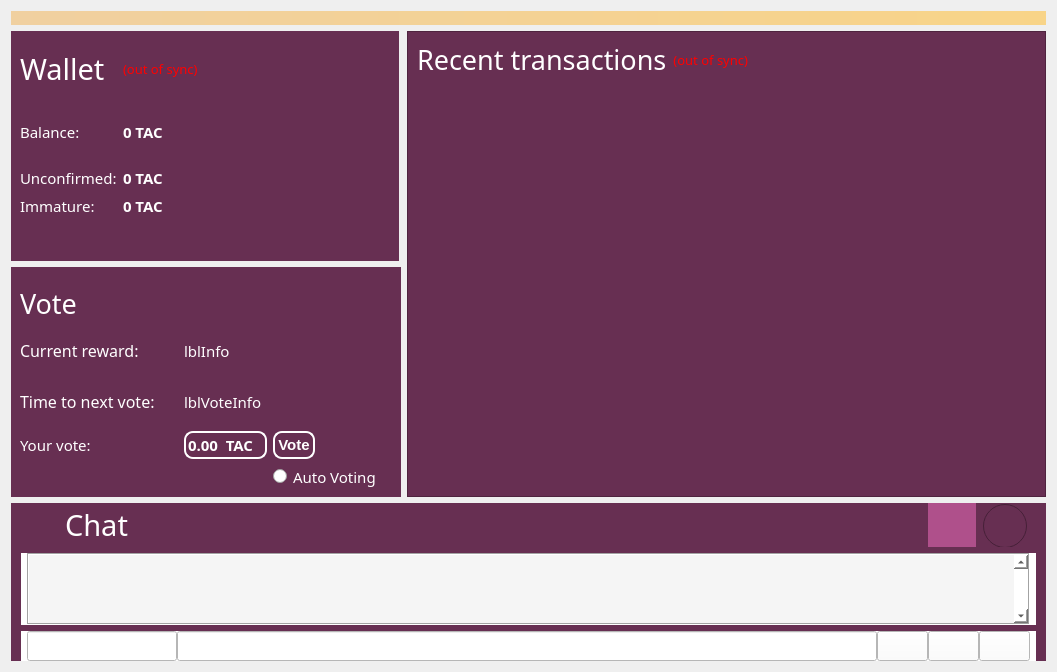
<?xml version="1.0" encoding="UTF-8"?>
<ui version="4.0">
 <class>OverviewPage</class>
 <widget class="QWidget" name="OverviewPage">
  <property name="windowModality">
   <enum>Qt::WindowModal</enum>
  </property>
  <property name="geometry">
   <rect>
    <x>0</x>
    <y>0</y>
    <width>1057</width>
    <height>655</height>
   </rect>
  </property>
  <property name="windowTitle">
   <string>Form</string>
  </property>
  <property name="styleSheet">
   <string notr="true">QToolTip {
     color: white;
     font-size:9pt;font-family:'Gill Sans MT';
     border: 4px solid ;
     border-radius: 13px;
     opacity: 700;
     border-color: rgb(89,38,68);
     background-color: rgb(62,29,67);
 }</string>
  </property>
  <layout class="QVBoxLayout" name="topLayout">
   <item>
    <widget class="QLabel" name="labelAlerts">
     <property name="visible">
      <bool>false</bool>
     </property>
     <property name="styleSheet">
      <string notr="true">background-color: qlineargradient(x1: 0, y1: 0, x2: 1, y2: 0, stop:0 #F0D0A0, stop:1 #F8D488); color:#000000;</string>
     </property>
     <property name="wordWrap">
      <bool>true</bool>
     </property>
     <property name="margin">
      <number>3</number>
     </property>
    </widget>
   </item>
   <item>
    <layout class="QHBoxLayout" name="horizontalLayout" stretch="0,1">
     <item>
      <layout class="QVBoxLayout" name="verticalLayout_2">
       <property name="spacing">
        <number>6</number>
       </property>
       <item>
        <widget class="QFrame" name="topleftframe">
         <property name="sizePolicy">
          <sizepolicy hsizetype="Fixed" vsizetype="Preferred">
           <horstretch>0</horstretch>
           <verstretch>0</verstretch>
          </sizepolicy>
         </property>
         <property name="minimumSize">
          <size>
           <width>388</width>
           <height>0</height>
          </size>
         </property>
         <property name="toolTip">
          <string/>
         </property>
         <property name="styleSheet">
          <string notr="true">QFrame {color: rgb(255, 255, 255);
background-color: rgb(103, 47, 82);
alternate-background-color: rgb(89, 38, 68);}
QToolTip {
     color: white;
     font-size:9pt;font-family:'Gill Sans MT';
     border: 4px solid ;
     border-radius: 13px;
     opacity: 700;
     border-color: rgb(89,38,68);
     background-color: rgb(62,29,67);
 }</string>
         </property>
         <layout class="QGridLayout" name="gridLayout_2">
          <item row="0" column="2">
           <widget class="QLabel" name="labelWalletStatus">
            <property name="sizePolicy">
             <sizepolicy hsizetype="Fixed" vsizetype="Preferred">
              <horstretch>0</horstretch>
              <verstretch>0</verstretch>
             </sizepolicy>
            </property>
            <property name="font">
             <font>
              <family>Gill Sans MT</family>
              <pointsize>10</pointsize>
             </font>
            </property>
            <property name="toolTip">
             <string>The displayed information may be out of date. Your wallet automatically synchronizes with the Talkcoin network after a connection is established, but this process has not completed yet.</string>
            </property>
            <property name="styleSheet">
             <string notr="true">QLabel { color: red; }</string>
            </property>
            <property name="text">
             <string notr="true">(out of sync)</string>
            </property>
            <property name="alignment">
             <set>Qt::AlignLeading|Qt::AlignLeft|Qt::AlignVCenter</set>
            </property>
           </widget>
          </item>
          <item row="0" column="3">
           <spacer name="horizontalSpacer_2">
            <property name="orientation">
             <enum>Qt::Horizontal</enum>
            </property>
            <property name="sizeHint" stdset="0">
             <size>
              <width>40</width>
              <height>20</height>
             </size>
            </property>
           </spacer>
          </item>
          <item row="0" column="4" alignment="Qt::AlignRight">
           <widget class="QLabel" name="lblLogo">
            <property name="text">
             <string/>
            </property>
            <property name="pixmap">
             <pixmap resource="../talkcoin.qrc">:/images/logo</pixmap>
            </property>
            <property name="scaledContents">
             <bool>false</bool>
            </property>
           </widget>
          </item>
          <item row="0" column="1">
           <widget class="QLabel" name="label_5">
            <property name="font">
             <font>
              <family>Gill Sans MT</family>
              <pointsize>22</pointsize>
              <weight>50</weight>
              <bold>false</bold>
             </font>
            </property>
            <property name="text">
             <string>Wallet</string>
            </property>
           </widget>
          </item>
          <item row="1" column="2">
           <widget class="QLabel" name="labelBalance">
            <property name="minimumSize">
             <size>
              <width>90</width>
              <height>0</height>
             </size>
            </property>
            <property name="font">
             <font>
              <family>Gill Sans MT</family>
              <pointsize>11</pointsize>
              <weight>75</weight>
              <bold>true</bold>
             </font>
            </property>
            <property name="cursor">
             <cursorShape>IBeamCursor</cursorShape>
            </property>
            <property name="toolTip">
             <string>Your current balance</string>
            </property>
            <property name="text">
             <string notr="true">0 TAC</string>
            </property>
            <property name="textInteractionFlags">
             <set>Qt::LinksAccessibleByMouse|Qt::TextSelectableByKeyboard|Qt::TextSelectableByMouse</set>
            </property>
           </widget>
          </item>
          <item row="1" column="1">
           <widget class="QLabel" name="label">
            <property name="font">
             <font>
              <family>Gill Sans MT</family>
              <pointsize>11</pointsize>
             </font>
            </property>
            <property name="text">
             <string>Balance:</string>
            </property>
           </widget>
          </item>
          <item row="2" column="2" alignment="Qt::AlignTop">
           <widget class="QLabel" name="labelUnconfirmed">
            <property name="font">
             <font>
              <family>Gill Sans MT</family>
              <pointsize>11</pointsize>
              <weight>75</weight>
              <bold>true</bold>
             </font>
            </property>
            <property name="cursor">
             <cursorShape>IBeamCursor</cursorShape>
            </property>
            <property name="toolTip">
             <string>Total of transactions that have yet to be confirmed, and do not yet count toward the current balance</string>
            </property>
            <property name="text">
             <string notr="true">0 TAC</string>
            </property>
            <property name="textInteractionFlags">
             <set>Qt::LinksAccessibleByMouse|Qt::TextSelectableByKeyboard|Qt::TextSelectableByMouse</set>
            </property>
           </widget>
          </item>
          <item row="2" column="1" alignment="Qt::AlignTop">
           <widget class="QLabel" name="label_3">
            <property name="minimumSize">
             <size>
              <width>89</width>
              <height>0</height>
             </size>
            </property>
            <property name="font">
             <font>
              <family>Gill Sans MT</family>
              <pointsize>11</pointsize>
             </font>
            </property>
            <property name="text">
             <string>Unconfirmed:</string>
            </property>
           </widget>
          </item>
          <item row="3" column="2" alignment="Qt::AlignTop">
           <widget class="QLabel" name="labelImmature">
            <property name="font">
             <font>
              <family>Gill Sans MT</family>
              <pointsize>11</pointsize>
              <weight>75</weight>
              <bold>true</bold>
             </font>
            </property>
            <property name="toolTip">
             <string>Mined balance that has not yet matured</string>
            </property>
            <property name="text">
             <string notr="true">0 TAC</string>
            </property>
            <property name="textInteractionFlags">
             <set>Qt::LinksAccessibleByMouse|Qt::TextSelectableByKeyboard|Qt::TextSelectableByMouse</set>
            </property>
           </widget>
          </item>
          <item row="3" column="1" alignment="Qt::AlignTop">
           <widget class="QLabel" name="labelImmatureText">
            <property name="font">
             <font>
              <family>Gill Sans MT</family>
              <pointsize>11</pointsize>
             </font>
            </property>
            <property name="text">
             <string>Immature:</string>
            </property>
           </widget>
          </item>
          <item row="2" column="4">
           <widget class="QPushButton" name="btnWallet">
            <property name="enabled">
             <bool>true</bool>
            </property>
            <property name="maximumSize">
             <size>
              <width>50</width>
              <height>16777215</height>
             </size>
            </property>
            <property name="styleSheet">
             <string notr="true">QPushButton 
{
border:none;
background-color: transparent;
}</string>
            </property>
            <property name="text">
             <string/>
            </property>
            <property name="icon">
             <iconset resource="../talkcoin.qrc">
              <normaloff>:/icons/lock_none</normaloff>:/icons/lock_none</iconset>
            </property>
            <property name="iconSize">
             <size>
              <width>32</width>
              <height>32</height>
             </size>
            </property>
            <property name="checked">
             <bool>false</bool>
            </property>
           </widget>
          </item>
         </layout>
        </widget>
       </item>
       <item>
        <widget class="QFrame" name="bottomleftframe">
         <property name="sizePolicy">
          <sizepolicy hsizetype="Fixed" vsizetype="Preferred">
           <horstretch>0</horstretch>
           <verstretch>0</verstretch>
          </sizepolicy>
         </property>
         <property name="minimumSize">
          <size>
           <width>388</width>
           <height>0</height>
          </size>
         </property>
         <property name="toolTip">
          <string/>
         </property>
         <property name="styleSheet">
          <string notr="true">QFrame {
background-color: rgb(103,47,82);
color: rgb(255, 255, 255);
alternate-background-color: rgb(89,38,68);}
QToolTip {
     color: white;
     font-size:9pt;font-family:'Gill Sans MT';
     border: 4px solid ;
     border-radius: 13px;
     opacity: 700;
     border-color: rgb(89,38,68);
     background-color: rgb(62,29,67);
 }
                            QPushButton {
                            border-style: outset;
                            border-width: 2px;
                            border-radius: 9px;
                            border-color: white;
                            font: bold 11pt;
                            min-width: 5em;
                            padding: 3px;
                            }
                            QPushButton:pressed {
                            background-color: green;
                            border-style: inset;
                            }</string>
         </property>
         <layout class="QGridLayout" name="gridLayout">
          <item row="3" column="0">
           <widget class="QLabel" name="label_9">
            <property name="font">
             <font>
              <family>Gill Sans MT</family>
              <pointsize>11</pointsize>
             </font>
            </property>
            <property name="text">
             <string>&lt;html&gt;&lt;head/&gt;&lt;body&gt;&lt;p&gt;&lt;span style=&quot; font-size:12pt;&quot;&gt;Time to next vote:&lt;/span&gt;&lt;/p&gt;&lt;/body&gt;&lt;/html&gt;</string>
            </property>
           </widget>
          </item>
          <item row="4" column="2">
           <widget class="QDoubleSpinBox" name="spbVote">
            <property name="font">
             <font>
              <family>Gill Sans MT</family>
              <pointsize>11</pointsize>
              <weight>75</weight>
              <bold>true</bold>
             </font>
            </property>
            <property name="styleSheet">
             <string notr="true">font: 11pt &quot;Gill Sans MT&quot;;
border-style: outset;
background-color: rgb(103,47,82);
color: white;
                            border-width: 2px;
                            border-radius: 9px;
                            border-color: white;
                            font: bold 11pt;
                            min-width: 2em;

                            
                            
                            </string>
            </property>
            <property name="buttonSymbols">
             <enum>QAbstractSpinBox::NoButtons</enum>
            </property>
            <property name="suffix">
             <string>  TAC</string>
            </property>
            <property name="singleStep">
             <double>0.100000000000000</double>
            </property>
           </widget>
          </item>
          <item row="4" column="0">
           <widget class="QLabel" name="label_8">
            <property name="font">
             <font>
              <family>Gill Sans MT</family>
              <pointsize>11</pointsize>
             </font>
            </property>
            <property name="text">
             <string>&lt;html&gt;&lt;head/&gt;&lt;body&gt;&lt;p&gt;Your vote:&lt;/p&gt;&lt;/body&gt;&lt;/html&gt;</string>
            </property>
           </widget>
          </item>
          <item row="3" column="2">
           <widget class="QLabel" name="lblVoteInfo">
            <property name="font">
             <font>
              <family>Gill Sans MT</family>
              <pointsize>11</pointsize>
              <weight>50</weight>
              <italic>false</italic>
              <bold>false</bold>
             </font>
            </property>
            <property name="styleSheet">
             <string notr="true">font: 11pt &quot;Gill Sans MT&quot;;</string>
            </property>
            <property name="text">
             <string>lblVoteInfo</string>
            </property>
           </widget>
          </item>
          <item row="2" column="0">
           <widget class="QLabel" name="lblReward">
            <property name="font">
             <font>
              <family>Gill Sans MT</family>
              <pointsize>11</pointsize>
             </font>
            </property>
            <property name="text">
             <string>&lt;html&gt;&lt;head/&gt;&lt;body&gt;&lt;p&gt;&lt;span style=&quot; font-size:12pt;&quot;&gt;Current reward:&lt;/span&gt;&lt;/p&gt;&lt;/body&gt;&lt;/html&gt;</string>
            </property>
            <property name="margin">
             <number>0</number>
            </property>
           </widget>
          </item>
          <item row="1" column="0" alignment="Qt::AlignBottom">
           <widget class="QLabel" name="label_2">
            <property name="minimumSize">
             <size>
              <width>50</width>
              <height>0</height>
             </size>
            </property>
            <property name="font">
             <font>
              <family>Gill Sans MT</family>
              <pointsize>20</pointsize>
              <weight>50</weight>
              <bold>false</bold>
             </font>
            </property>
            <property name="text">
             <string>Vote</string>
            </property>
            <property name="textFormat">
             <enum>Qt::AutoText</enum>
            </property>
            <property name="margin">
             <number>0</number>
            </property>
           </widget>
          </item>
          <item row="2" column="2">
           <widget class="QLabel" name="lblInfo">
            <property name="font">
             <font>
              <family>Gill Sans MT</family>
              <pointsize>11</pointsize>
              <weight>50</weight>
              <italic>false</italic>
              <bold>false</bold>
             </font>
            </property>
            <property name="styleSheet">
             <string notr="true">font: 11pt &quot;Gill Sans MT&quot;;</string>
            </property>
            <property name="text">
             <string>lblInfo</string>
            </property>
           </widget>
          </item>
          <item row="4" column="4">
           <widget class="QPushButton" name="btnVote">
            <property name="sizePolicy">
             <sizepolicy hsizetype="Fixed" vsizetype="Fixed">
              <horstretch>0</horstretch>
              <verstretch>0</verstretch>
             </sizepolicy>
            </property>
            <property name="font">
             <font>
              <pointsize>11</pointsize>
              <weight>75</weight>
              <italic>false</italic>
              <bold>true</bold>
             </font>
            </property>
            <property name="toolTip">
             <string extracomment="Press the button to cast your vote">&lt;html&gt;&lt;head/&gt;&lt;body&gt;&lt;p&gt;&lt;span style=&quot; color:#550000;&quot;&gt;Press the button to cast your vote&lt;/span&gt;&lt;/p&gt;&lt;/body&gt;&lt;/html&gt;</string>
            </property>
            <property name="whatsThis">
             <string>blabla</string>
            </property>
            <property name="styleSheet">
             <string notr="true">
                            QPushButton {
                            border-style: outset;
                            border-width: 2px;
                            border-radius: 9px;
                            border-color: white;
                            font: bold 11pt;
                            min-width: 5em;
                            padding: 3px;
background-color: rgb(103,47,82);
color: white;
                            }
                            QPushButton:pressed {
                            background-color: green;
                            border-style: inset;
                            }
                          </string>
            </property>
            <property name="text">
             <string>Vote</string>
            </property>
           </widget>
          </item>
          <item row="5" column="4">
           <widget class="QRadioButton" name="chkAutoVote">
            <property name="sizePolicy">
             <sizepolicy hsizetype="Fixed" vsizetype="Fixed">
              <horstretch>0</horstretch>
              <verstretch>0</verstretch>
             </sizepolicy>
            </property>
            <property name="font">
             <font>
              <family>Gill Sans MT</family>
              <pointsize>11</pointsize>
              <kerning>true</kerning>
             </font>
            </property>
            <property name="layoutDirection">
             <enum>Qt::LeftToRight</enum>
            </property>
            <property name="styleSheet">
             <string notr="true">padding-right: 15px;
color: white;
</string>
            </property>
            <property name="text">
             <string>Auto Voting</string>
            </property>
           </widget>
          </item>
          <item row="4" column="1">
           <spacer name="horizontalSpacer_3">
            <property name="orientation">
             <enum>Qt::Horizontal</enum>
            </property>
            <property name="sizeHint" stdset="0">
             <size>
              <width>40</width>
              <height>20</height>
             </size>
            </property>
           </spacer>
          </item>
         </layout>
        </widget>
       </item>
      </layout>
     </item>
     <item>
      <layout class="QVBoxLayout" name="verticalLayout_3">
       <item>
        <widget class="QFrame" name="toprightframe">
         <property name="minimumSize">
          <size>
           <width>639</width>
           <height>466</height>
          </size>
         </property>
         <property name="styleSheet">
          <string notr="true">color: rgb(255, 255, 255);

alternate-background-color: rgb(89, 38, 68);

background-color:  rgb(103, 47, 82);</string>
         </property>
         <property name="frameShape">
          <enum>QFrame::StyledPanel</enum>
         </property>
         <property name="frameShadow">
          <enum>QFrame::Raised</enum>
         </property>
         <layout class="QVBoxLayout" name="verticalLayout">
          <item>
           <layout class="QHBoxLayout" name="horizontalLayout_2">
            <item>
             <widget class="QLabel" name="label_4">
              <property name="font">
               <font>
                <family>Gill Sans MT</family>
                <pointsize>20</pointsize>
                <weight>50</weight>
                <italic>false</italic>
                <bold>false</bold>
               </font>
              </property>
              <property name="styleSheet">
               <string notr="true">color: rgb(255, 255, 255);
background-color: transparent;
font: 20pt &quot;Gill Sans MT&quot;;</string>
              </property>
              <property name="frameShadow">
               <enum>QFrame::Sunken</enum>
              </property>
              <property name="lineWidth">
               <number>0</number>
              </property>
              <property name="text">
               <string>Recent transactions</string>
              </property>
             </widget>
            </item>
            <item>
             <widget class="QLabel" name="labelTransactionsStatus">
              <property name="font">
               <font>
                <family>Gill Sans MT</family>
                <pointsize>10</pointsize>
               </font>
              </property>
              <property name="toolTip">
               <string>The displayed information may be out of date. Your wallet automatically synchronizes with the Talkcoin network after a connection is established, but this process has not completed yet.</string>
              </property>
              <property name="styleSheet">
               <string notr="true">QLabel { color: red; background-color: transparent }</string>
              </property>
              <property name="text">
               <string notr="true">(out of sync)</string>
              </property>
              <property name="alignment">
               <set>Qt::AlignRight|Qt::AlignTrailing|Qt::AlignVCenter</set>
              </property>
             </widget>
            </item>
            <item>
             <spacer name="horizontalSpacer">
              <property name="orientation">
               <enum>Qt::Horizontal</enum>
              </property>
              <property name="sizeHint" stdset="0">
               <size>
                <width>40</width>
                <height>20</height>
               </size>
              </property>
             </spacer>
            </item>
           </layout>
          </item>
          <item>
           <widget class="QFrame" name="frame_3">
            <property name="styleSheet">
             <string notr="true">background-color: transparent;</string>
            </property>
            <property name="frameShape">
             <enum>QFrame::StyledPanel</enum>
            </property>
            <property name="frameShadow">
             <enum>QFrame::Raised</enum>
            </property>
           </widget>
          </item>
          <item>
           <widget class="QListView" name="listTransactions">
            <property name="sizePolicy">
             <sizepolicy hsizetype="Expanding" vsizetype="Expanding">
              <horstretch>0</horstretch>
              <verstretch>0</verstretch>
             </sizepolicy>
            </property>
            <property name="minimumSize">
             <size>
              <width>0</width>
              <height>0</height>
             </size>
            </property>
            <property name="font">
             <font>
              <family>Gill Sans MT</family>
              <pointsize>11</pointsize>
              <weight>50</weight>
              <italic>false</italic>
              <bold>false</bold>
             </font>
            </property>
            <property name="autoFillBackground">
             <bool>false</bool>
            </property>
            <property name="styleSheet">
             <string notr="true">QListView {font: 11pt &quot;Gill Sans MT&quot;;
 background: rgb(103,47,82);
alternate-background-color: rgb(89,38,68); }
QToolTip {
     color: white;
     font-size:9pt;font-family:'Gill Sans MT';
     border: 4px solid ;
     border-radius: 13px;
     opacity: 700;
     border-color: rgb(89,38,68);
     background-color: rgb(62,29,67);
 }</string>
            </property>
            <property name="frameShape">
             <enum>QFrame::NoFrame</enum>
            </property>
            <property name="verticalScrollBarPolicy">
             <enum>Qt::ScrollBarAlwaysOff</enum>
            </property>
            <property name="horizontalScrollBarPolicy">
             <enum>Qt::ScrollBarAlwaysOff</enum>
            </property>
            <property name="selectionMode">
             <enum>QAbstractItemView::NoSelection</enum>
            </property>
            <property name="resizeMode">
             <enum>QListView::Adjust</enum>
            </property>
           </widget>
          </item>
         </layout>
        </widget>
       </item>
      </layout>
     </item>
    </layout>
   </item>
   <item>
    <layout class="QHBoxLayout" name="horizontalLayout_3">
     <item>
      <widget class="QFrame" name="bottomframe">
       <property name="font">
        <font>
         <weight>50</weight>
         <bold>false</bold>
        </font>
       </property>
       <property name="styleSheet">
        <string notr="true">background-color: rgb(103,47,82);
alternate-background-color: rgb(89,38,68);</string>
       </property>
       <property name="frameShape">
        <enum>QFrame::NoFrame</enum>
       </property>
       <property name="lineWidth">
        <number>0</number>
       </property>
       <property name="midLineWidth">
        <number>0</number>
       </property>
       <layout class="QVBoxLayout" name="verticalLayout_7">
        <property name="leftMargin">
         <number>10</number>
        </property>
        <property name="topMargin">
         <number>0</number>
        </property>
        <property name="rightMargin">
         <number>10</number>
        </property>
        <property name="bottomMargin">
         <number>0</number>
        </property>
        <item>
         <layout class="QHBoxLayout" name="horizontalLayout_6">
          <property name="spacing">
           <number>6</number>
          </property>
          <property name="leftMargin">
           <number>6</number>
          </property>
          <property name="topMargin">
           <number>0</number>
          </property>
          <property name="rightMargin">
           <number>6</number>
          </property>
          <property name="bottomMargin">
           <number>0</number>
          </property>
          <item>
           <widget class="QPushButton" name="btnExpand">
            <property name="enabled">
             <bool>true</bool>
            </property>
            <property name="minimumSize">
             <size>
              <width>32</width>
              <height>32</height>
             </size>
            </property>
            <property name="maximumSize">
             <size>
              <width>32</width>
              <height>32</height>
             </size>
            </property>
            <property name="styleSheet">
             <string notr="true">QPushButton 
{
border:none;
background-color: transparent;
}</string>
            </property>
            <property name="text">
             <string/>
            </property>
            <property name="icon">
             <iconset resource="../talkcoin.qrc">
              <normaloff>:/icons/expand</normaloff>:/icons/expand</iconset>
            </property>
            <property name="iconSize">
             <size>
              <width>32</width>
              <height>32</height>
             </size>
            </property>
            <property name="checked">
             <bool>false</bool>
            </property>
           </widget>
          </item>
          <item alignment="Qt::AlignVCenter">
           <widget class="QLabel" name="label_6">
            <property name="palette">
             <palette>
              <active>
               <colorrole role="WindowText">
                <brush brushstyle="SolidPattern">
                 <color alpha="255">
                  <red>255</red>
                  <green>255</green>
                  <blue>255</blue>
                 </color>
                </brush>
               </colorrole>
               <colorrole role="Button">
                <brush brushstyle="SolidPattern">
                 <color alpha="255">
                  <red>103</red>
                  <green>47</green>
                  <blue>82</blue>
                 </color>
                </brush>
               </colorrole>
               <colorrole role="Base">
                <brush brushstyle="SolidPattern">
                 <color alpha="255">
                  <red>103</red>
                  <green>47</green>
                  <blue>82</blue>
                 </color>
                </brush>
               </colorrole>
               <colorrole role="Window">
                <brush brushstyle="SolidPattern">
                 <color alpha="255">
                  <red>103</red>
                  <green>47</green>
                  <blue>82</blue>
                 </color>
                </brush>
               </colorrole>
               <colorrole role="AlternateBase">
                <brush brushstyle="SolidPattern">
                 <color alpha="255">
                  <red>89</red>
                  <green>38</green>
                  <blue>68</blue>
                 </color>
                </brush>
               </colorrole>
              </active>
              <inactive>
               <colorrole role="WindowText">
                <brush brushstyle="SolidPattern">
                 <color alpha="255">
                  <red>255</red>
                  <green>255</green>
                  <blue>255</blue>
                 </color>
                </brush>
               </colorrole>
               <colorrole role="Button">
                <brush brushstyle="SolidPattern">
                 <color alpha="255">
                  <red>103</red>
                  <green>47</green>
                  <blue>82</blue>
                 </color>
                </brush>
               </colorrole>
               <colorrole role="Base">
                <brush brushstyle="SolidPattern">
                 <color alpha="255">
                  <red>103</red>
                  <green>47</green>
                  <blue>82</blue>
                 </color>
                </brush>
               </colorrole>
               <colorrole role="Window">
                <brush brushstyle="SolidPattern">
                 <color alpha="255">
                  <red>103</red>
                  <green>47</green>
                  <blue>82</blue>
                 </color>
                </brush>
               </colorrole>
               <colorrole role="AlternateBase">
                <brush brushstyle="SolidPattern">
                 <color alpha="255">
                  <red>89</red>
                  <green>38</green>
                  <blue>68</blue>
                 </color>
                </brush>
               </colorrole>
              </inactive>
              <disabled>
               <colorrole role="WindowText">
                <brush brushstyle="SolidPattern">
                 <color alpha="255">
                  <red>120</red>
                  <green>120</green>
                  <blue>120</blue>
                 </color>
                </brush>
               </colorrole>
               <colorrole role="Button">
                <brush brushstyle="SolidPattern">
                 <color alpha="255">
                  <red>103</red>
                  <green>47</green>
                  <blue>82</blue>
                 </color>
                </brush>
               </colorrole>
               <colorrole role="Base">
                <brush brushstyle="SolidPattern">
                 <color alpha="255">
                  <red>103</red>
                  <green>47</green>
                  <blue>82</blue>
                 </color>
                </brush>
               </colorrole>
               <colorrole role="Window">
                <brush brushstyle="SolidPattern">
                 <color alpha="255">
                  <red>103</red>
                  <green>47</green>
                  <blue>82</blue>
                 </color>
                </brush>
               </colorrole>
               <colorrole role="AlternateBase">
                <brush brushstyle="SolidPattern">
                 <color alpha="255">
                  <red>89</red>
                  <green>38</green>
                  <blue>68</blue>
                 </color>
                </brush>
               </colorrole>
              </disabled>
             </palette>
            </property>
            <property name="font">
             <font>
              <family>Gill Sans MT</family>
              <pointsize>22</pointsize>
             </font>
            </property>
            <property name="text">
             <string>Chat</string>
            </property>
           </widget>
          </item>
          <item>
           <spacer name="horizontalSpacer_7">
            <property name="orientation">
             <enum>Qt::Horizontal</enum>
            </property>
            <property name="sizeHint" stdset="0">
             <size>
              <width>40</width>
              <height>20</height>
             </size>
            </property>
           </spacer>
          </item>
          <item>
           <widget class="QRadioButton" name="rbChan1">
            <property name="minimumSize">
             <size>
              <width>48</width>
              <height>44</height>
             </size>
            </property>
            <property name="maximumSize">
             <size>
              <width>48</width>
              <height>44</height>
             </size>
            </property>
            <property name="styleSheet">
             <string notr="true">QRadioButton::indicator {
	subcontrol-position: top center;
	image: url(:/icons/flag_c1);
 }

 QRadioButton::indicator::unchecked {
	width: 45px;
	height: 41px;
 }

 QRadioButton::indicator:unchecked:hover {
	background-color: rgb(69, 31, 55);
	width: 48px;
	height: 44px;
 }

 QRadioButton::indicator:unchecked:pressed {
	background-color: rgb(69, 31, 55);
	width: 48px;
	height: 44px;
 }

 QRadioButton::indicator::checked {
	background-color: rgb(175, 80, 139);
	width: 48px;
	height: 44px;
 }

 QRadioButton::indicator:checked:hover {
	background-color: rgb(69, 31, 55);
	width: 48px;
	height: 44px;
 }

 QRadioButton::indicator:checked:pressed {
	background-color: rgb(69, 31, 55);
	width: 48px;
	height: 44px;
 }</string>
            </property>
            <property name="text">
             <string/>
            </property>
            <property name="checked">
             <bool>true</bool>
            </property>
           </widget>
          </item>
          <item>
           <widget class="QRadioButton" name="rbChan2">
            <property name="minimumSize">
             <size>
              <width>48</width>
              <height>44</height>
             </size>
            </property>
            <property name="maximumSize">
             <size>
              <width>48</width>
              <height>44</height>
             </size>
            </property>
            <property name="styleSheet">
             <string notr="true">QRadioButton::indicator {
	subcontrol-position: top center;
	image: url(:/icons/flag_c2);
 }

 QRadioButton::indicator::unchecked {
	width: 45px;
	height: 41px;
 }

 QRadioButton::indicator:unchecked:hover {
	background-color: rgb(69, 31, 55);
	width: 48px;
	height: 44px;
 }

 QRadioButton::indicator:unchecked:pressed {
	background-color: rgb(69, 31, 55);
	width: 48px;
	height: 44px;
 }

 QRadioButton::indicator::checked {
	background-color: rgb(175, 80, 139);
	width: 48px;
	height: 44px;
 }

 QRadioButton::indicator:checked:hover {
	background-color: rgb(69, 31, 55);
	width: 48px;
	height: 44px;
 }

 QRadioButton::indicator:checked:pressed {
	background-color: rgb(69, 31, 55);
	width: 48px;
	height: 44px;
 }</string>
            </property>
            <property name="text">
             <string/>
            </property>
           </widget>
          </item>
         </layout>
        </item>
        <item>
         <widget class="QFrame" name="txtframe">
          <property name="styleSheet">
           <string notr="true">background-color: rgb(255, 255, 255);</string>
          </property>
          <layout class="QHBoxLayout" name="horizontalLayout_8">
           <property name="spacing">
            <number>6</number>
           </property>
           <property name="leftMargin">
            <number>6</number>
           </property>
           <property name="topMargin">
            <number>0</number>
           </property>
           <property name="rightMargin">
            <number>6</number>
           </property>
           <property name="bottomMargin">
            <number>0</number>
           </property>
           <item>
            <widget class="QTextBrowser" name="txtChat">
             <property name="enabled">
              <bool>true</bool>
             </property>
             <property name="font">
              <font>
               <pointsize>11</pointsize>
              </font>
             </property>
             <property name="styleSheet">
              <string notr="true">background-color: rgb(245, 245, 245);
background-image: url(:/images/p2p);
background-repeat: no-repeat;
background-attachment:fixed;
background-position: center;
alternate-background-color: rgb(211, 211, 211);
color: black;</string>
             </property>
             <property name="frameShape">
              <enum>QFrame::Box</enum>
             </property>
             <property name="verticalScrollBarPolicy">
              <enum>Qt::ScrollBarAlwaysOn</enum>
             </property>
             <property name="horizontalScrollBarPolicy">
              <enum>Qt::ScrollBarAlwaysOff</enum>
             </property>
             <property name="documentTitle">
              <string notr="true"/>
             </property>
             <property name="html">
              <string notr="true">&lt;!DOCTYPE HTML PUBLIC &quot;-//W3C//DTD HTML 4.0//EN&quot; &quot;http://www.w3.org/TR/REC-html40/strict.dtd&quot;&gt;
&lt;html&gt;&lt;head&gt;&lt;meta name=&quot;qrichtext&quot; content=&quot;1&quot; /&gt;&lt;style type=&quot;text/css&quot;&gt;
p, li { white-space: pre-wrap; }
&lt;/style&gt;&lt;/head&gt;&lt;body style=&quot; font-family:'MS Shell Dlg 2'; font-size:11pt; font-weight:400; font-style:normal;&quot;&gt;
&lt;p style=&quot;-qt-paragraph-type:empty; margin-top:0px; margin-bottom:0px; margin-left:0px; margin-right:0px; -qt-block-indent:0; text-indent:0px;&quot;&gt;&lt;br /&gt;&lt;/p&gt;&lt;/body&gt;&lt;/html&gt;</string>
             </property>
             <property name="openExternalLinks">
              <bool>true</bool>
             </property>
            </widget>
           </item>
          </layout>
         </widget>
        </item>
        <item>
         <widget class="QFrame" name="messageframe">
          <property name="styleSheet">
           <string notr="true">background-color: rgb(255, 255, 255);</string>
          </property>
          <layout class="QHBoxLayout" name="horizontalLayout_5">
           <property name="spacing">
            <number>0</number>
           </property>
           <property name="leftMargin">
            <number>6</number>
           </property>
           <property name="topMargin">
            <number>0</number>
           </property>
           <property name="rightMargin">
            <number>6</number>
           </property>
           <property name="bottomMargin">
            <number>0</number>
           </property>
           <item>
            <widget class="QLineEdit" name="txtChatNick">
             <property name="sizePolicy">
              <sizepolicy hsizetype="Fixed" vsizetype="Fixed">
               <horstretch>0</horstretch>
               <verstretch>0</verstretch>
              </sizepolicy>
             </property>
             <property name="minimumSize">
              <size>
               <width>0</width>
               <height>30</height>
              </size>
             </property>
             <property name="maximumSize">
              <size>
               <width>150</width>
               <height>16777215</height>
              </size>
             </property>
             <property name="font">
              <font>
               <pointsize>12</pointsize>
               <weight>75</weight>
               <bold>true</bold>
              </font>
             </property>
             <property name="toolTip">
              <string/>
             </property>
             <property name="styleSheet">
              <string notr="true">background-color: rgb(255, 255, 255);
background-repeat: no-repeat;</string>
             </property>
             <property name="inputMask">
              <string/>
             </property>
             <property name="text">
              <string/>
             </property>
             <property name="maxLength">
              <number>20</number>
             </property>
            </widget>
           </item>
           <item>
            <widget class="QLineEdit" name="txtChatMsg">
             <property name="minimumSize">
              <size>
               <width>0</width>
               <height>30</height>
              </size>
             </property>
             <property name="font">
              <font>
               <pointsize>12</pointsize>
               <weight>75</weight>
               <bold>true</bold>
              </font>
             </property>
             <property name="toolTip">
              <string/>
             </property>
             <property name="styleSheet">
              <string notr="true">background-color: rgb(255, 255, 255);
</string>
             </property>
             <property name="text">
              <string/>
             </property>
             <property name="maxLength">
              <number>140</number>
             </property>
            </widget>
           </item>
           <item>
            <widget class="QPushButton" name="btnChatBold">
             <property name="sizePolicy">
              <sizepolicy hsizetype="Preferred" vsizetype="Preferred">
               <horstretch>0</horstretch>
               <verstretch>0</verstretch>
              </sizepolicy>
             </property>
             <property name="minimumSize">
              <size>
               <width>0</width>
               <height>30</height>
              </size>
             </property>
             <property name="maximumSize">
              <size>
               <width>16777215</width>
               <height>16777215</height>
              </size>
             </property>
             <property name="font">
              <font>
               <pointsize>12</pointsize>
               <weight>75</weight>
               <bold>true</bold>
              </font>
             </property>
             <property name="toolTip">
              <string/>
             </property>
             <property name="styleSheet">
              <string notr="true">QPushButton {
border-color: rgb(154,154,154);
border-width: 1px;
background-color: rgb(255,255,255);
color :rgb(126, 126, 126);}
QToolTip {
     color: white;
     font-size:9pt;font-family:'Gill Sans MT';
     border: 4px solid ;
     border-radius: 13px;
     opacity: 700;
     border-color: rgb(89,38,68);
     background-color: rgb(62,29,67);
 }</string>
             </property>
             <property name="text">
              <string/>
             </property>
             <property name="icon">
              <iconset resource="../talkcoin.qrc">
               <normaloff>:/icons/chat_bold</normaloff>:/icons/chat_bold</iconset>
             </property>
             <property name="iconSize">
              <size>
               <width>18</width>
               <height>18</height>
              </size>
             </property>
             <property name="shortcut">
              <string notr="true"/>
             </property>
             <property name="checkable">
              <bool>true</bool>
             </property>
            </widget>
           </item>
           <item>
            <widget class="QPushButton" name="btnChatSmiley">
             <property name="sizePolicy">
              <sizepolicy hsizetype="Fixed" vsizetype="Fixed">
               <horstretch>0</horstretch>
               <verstretch>0</verstretch>
              </sizepolicy>
             </property>
             <property name="minimumSize">
              <size>
               <width>0</width>
               <height>30</height>
              </size>
             </property>
             <property name="font">
              <font>
               <pointsize>12</pointsize>
               <weight>75</weight>
               <bold>true</bold>
              </font>
             </property>
             <property name="toolTip">
              <string>List of emoticons
</string>
             </property>
             <property name="styleSheet">
              <string notr="true">QPushButton {
border-color: rgb(154,154,154);
border-width: 1px;
background-color: rgb(255,255,255);
color :rgb(126, 126, 126);}
QToolTip {
     color: white;
     font-size:9pt;font-family:'Gill Sans MT';
     border: 4px solid ;
     border-radius: 13px;
     opacity: 700;
     border-color: rgb(89,38,68);
     background-color: rgb(62,29,67);
 }</string>
             </property>
             <property name="icon">
              <iconset resource="../talkcoin.qrc">
               <normaloff>:/icons/chat_smiley</normaloff>:/icons/chat_smiley</iconset>
             </property>
             <property name="iconSize">
              <size>
               <width>20</width>
               <height>20</height>
              </size>
             </property>
            </widget>
           </item>
           <item>
            <widget class="QPushButton" name="btnChatSend">
             <property name="sizePolicy">
              <sizepolicy hsizetype="Minimum" vsizetype="Fixed">
               <horstretch>0</horstretch>
               <verstretch>0</verstretch>
              </sizepolicy>
             </property>
             <property name="minimumSize">
              <size>
               <width>0</width>
               <height>30</height>
              </size>
             </property>
             <property name="font">
              <font>
               <pointsize>12</pointsize>
               <weight>75</weight>
               <bold>true</bold>
              </font>
             </property>
             <property name="toolTip">
              <string/>
             </property>
             <property name="styleSheet">
              <string notr="true">QPushButton {
border-color: rgb(154,154,154);
border-width: 1px;
background-color: rgb(255,255,255);
color :rgb(126, 126, 126);}
QToolTip {
     color: white;
     font-size:9pt;font-family:'Gill Sans MT';
     border: 4px solid ;
     border-radius: 13px;
     opacity: 700;
     border-color: rgb(89,38,68);
     background-color: rgb(62,29,67);
 }</string>
             </property>
             <property name="text">
              <string/>
             </property>
             <property name="icon">
              <iconset resource="../talkcoin.qrc">
               <normaloff>:/icons/chat_send</normaloff>:/icons/chat_send</iconset>
             </property>
             <property name="iconSize">
              <size>
               <width>22</width>
               <height>22</height>
              </size>
             </property>
            </widget>
           </item>
          </layout>
         </widget>
        </item>
       </layout>
      </widget>
     </item>
    </layout>
   </item>
  </layout>
 </widget>
 <resources>
  <include location="../talkcoin.qrc"/>
 </resources>
 <connections/>
</ui>
